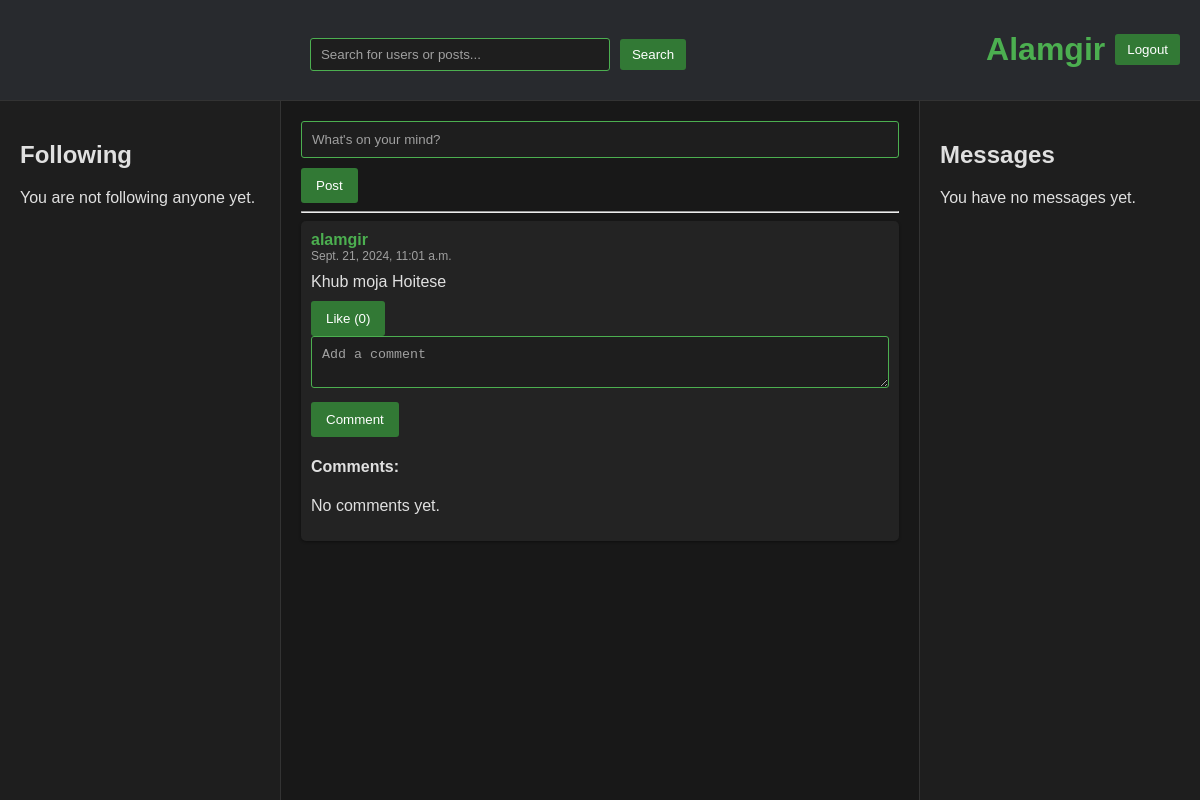
The page /feed/ (signed in) on the database its author committed.
### post/models.py (models this page shows, shortened)
class Post(models.Model):
    user = models.ForeignKey(settings.AUTH_USER_MODEL, on_delete=models.CASCADE, related_name='posts')
    content = models.TextField()
    created_at = models.DateTimeField(auto_now_add=True)

### feed/views.py (the view, shortened to what this page needs)
# urls.py: path('', views.feed, name = 'index')
@login_required
def feed(request):
    user = request.user
    followed_users = Follow.objects.filter(follower=user).values_list('following', flat=True)
    posts = Post.objects.filter(Q(user=user) | Q(user__in=followed_users)).order_by('-created_at')
    for post in posts:
        post.is_liked = Like.objects.filter(user=user, post=post).exists()
    followed_users_objects = Follow.objects.filter(follower=user).select_related('following')
    context = {
        'posts': posts,
        'followed_users': followed_users_objects,
    }
    return render(request, "feed/index.html", context)

### feed/templates/feed/index.html (shortened to what this page needs)
<!DOCTYPE html>
<html lang="en">
<head>
</head>
<body>
    {% if user.is_authenticated %}
        <div class="container">
            <div class="top-section">
                <form action="{% url 'search_results' %}" method="GET">
                    <input type="text" name="q" placeholder="Search for users or posts...">
                    <button type="submit" class="like-button">Search</button>
                </form>
                <div class="top-right">
                    <a href="{% url 'account:profile' username=user.username %}">
                        <h1>{{ user.first_name }}</h1>
                    </a>
                    <a href="{% url 'logout' %}">
                        <button>Logout</button>
                    </a>
                </div>
            </div>
            <div class="content-section">
                <div class="left-section">
                    <h2>Following</h2>
                    <ul>
                        {% for follow in followed_users %}
                            <li>
                                <a href="{% url 'account:profile' username=follow.following.username %}">
                                    {{ follow.following.first_name }} {{ follow.following.last_name }}
                                </a>
                            </li>
                        {% empty %}
                            <p>You are not following anyone yet.</p>
                        {% endfor %}
                    </ul>
                </div>
                <div class="middle-section">
                    <form method="post" action="{% url 'post:create_post' %}" class="comment-form">
                        <input type="text" name="content" placeholder="What's on your mind?" required>
                        <button type="submit" class="like-button">Post</button>
                    </form>
                    <hr>
                    {% for post in posts %}
                        <div class="post">
                            <div class="username">{{ post.user.username }}</div>
                            <div class="created-at">{{ post.created_at }}</div>
                            <div class="content">{{ post.content }}</div>
                            <form method="post" action="">
                                <button type="submit" class="like-button">
                                    {% if post.is_liked %}
                                        Unlike
                                    {% else %}
                                        Like
                                    {% endif %}
                                    ({{ post.likes.count }})
                                </button>
                            </form>
                            <div class="comment-form">
                                <form method="post" action="">
                                    <textarea name="comment_content" placeholder="Add a comment"></textarea>
                                    <button type="submit" class="comment-button">Comment</button>
                                </form>
                            </div>
                            <div class="comments">
                                <h4>Comments:</h4>
                                {% for comment in post.comments.all %}
                                    <p><strong>{{ comment.user.first_name }}:</strong> {{ comment.content }}</p>
                                {% empty %}
                                    <p>No comments yet.</p>
                                {% endfor %}
                            </div>
                        </div>
                    {% empty %}
                        <p>No posts to show.</p>
                    {% endfor %}
                </div>
                <div class="right-section">
                    <h2>Messages</h2>
                    <ul>
                        {% for follow in followed_users %}
                            <li>
                                <a href="{% url 'message:chat' recipient_id=follow.following.id %}">
                                    {{ follow.following.first_name }} {{ follow.following.last_name }}
                                </a>
                            </li>
                        {% empty %}
                            <p>You have no messages yet.</p>
                        {% endfor %}
                    </ul>
                </div>
            </div>
        </div>
    {% else %}
        <h1>Please <a href="{% url 'login' %}">login</a> to see your feed.</h1>
    {% endif %}
</body>
</html>
</html>

### feed/templates/feed/index.html (style rules this page uses)
body { margin: 0; padding: 0; background-color: #121212; color: #e0e0e0; font-family: Arial, sans-serif; }
.container { display: flex; height: 100vh; flex-direction: column; }
.top-section { background-color: #282a2e; padding: 10px 20px; display: flex; justify-content: space-between; align-items: center; border-bottom: 1px solid #333; }
.top-right { display: flex; align-items: center; }
.top-right button { background-color: rgb(50, 121, 53); color: white; border: none; border-radius: 3px; padding: 8px 12px; cursor: pointer; margin-left: 10px; }
.top-section form { display: flex; align-items: center; }
.top-section form { display: flex; align-items: center; flex: 1; justify-content: center; margin-right: 10px; }
.top-section input[type="text"] { padding: 8px; background-color: #1e1e1e; color: #e0e0e0; border: 1px solid #4caf50; border-radius: 3px; width: 300px; padding-left: 10px; margin-top: 10px; }
.top-section button { background-color: rgb(50, 121, 53); color: white; border: none; border-radius: 3px; padding: 8px 12px; cursor: pointer; margin-left: 10px; }
.content-section { display: flex; flex: 1; }
.left-section, .right-section { background-color: #1e1e1e; padding: 20px; color: #e0e0e0; width: 20%; }
.left-section { border-right: 1px solid #333; }
.right-section { border-left: 1px solid #333; }
.middle-section { flex: 1; overflow-y: scroll; padding: 20px; background-color: #181818; color: #e0e0e0; }
.post { background-color: #232323; padding: 10px; margin-bottom: 10px; border-radius: 5px; box-shadow: 0 1px 3px rgba(0, 0, 0, 0.4); }
.post .username { font-weight: bold; color: #4caf50; }
.post .content { margin-top: 10px; }
.post .created-at { color: #a0a0a0; font-size: 12px; }
.like-button, .comment-button { margin-top: 10px; cursor: pointer; padding: 10px 15px; background-color: rgb(50, 121, 53); color: white; border: none; border-radius: 3px; }
.comment-form textarea, input[type="text"] { width: 100%; padding: 10px; background-color: #1e1e1e; color: #e0e0e0; border: 1px solid #4caf50; border-radius: 3px; box-sizing: border-box; }
.comment-form textarea::placeholder, input[type="text"]::placeholder { color: #a0a0a0; }
a { color: #4caf50; text-decoration: none; }
ul { list-style: none; padding: 0; }
hr { color: #43a047; }

### rows shown on the page
Post: user.username "alamgir", created_at "Sept. 21, 2024, 11:01 a.m.", content "Khub moja Hoitese", shows "Like", likes.count "0"

### other values the page prints
{{ user.first_name }} "Alamgir"
